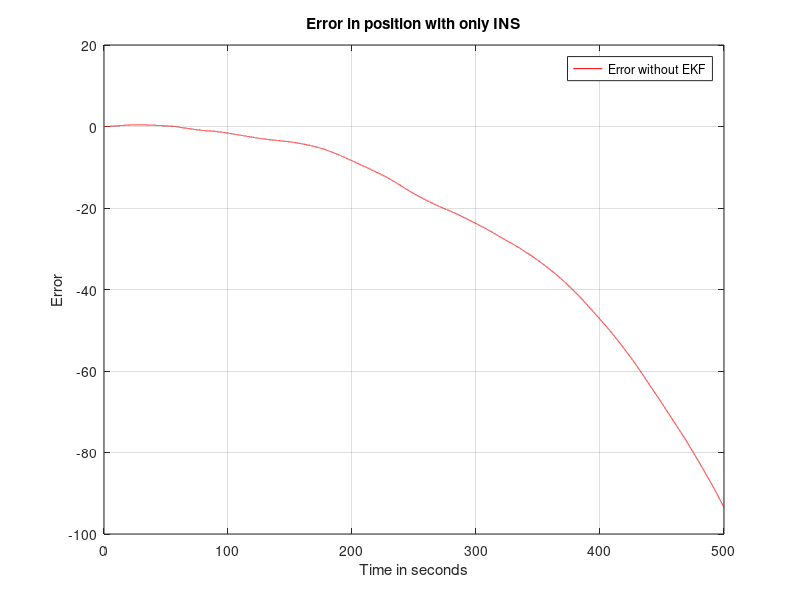

This figure's MATLAB source:

% Part (a), calculation of difference between state estimator and true
% state. The state vector is [p,v,b] where p is postion, v is velocity and b is bias
% pdot=v
% vdot=a
% acc_measurement=actual acc+bias+noise
% bias_dot=wb (zero mean Gaussian random walk)
% Plots difference between actual state and estimated state. It will diverge due to noise
delt=0.01;
initial_state_err=[0;0;0];
err_state_matrix=zeros(3,(500/delt)+1);
err_state_matrix(:,1)=initial_state_err; % at time 0
phi=[0 1 0;0 0 -1;0 0 0];
B=[0;0;1];
C=[0;-1;0];
noise_b=normrnd(0,10^(-3),[1,500/delt]);
noise_gamma=normrnd(0,0.05,[1,500/delt]);

% Part 2_covariance matrix
bias=[0 0 0;0 0 0;0 0 1]; % B*wb*wb'*B'
gamma=[0 0 0;0 1 0;0 0 0]; % C*gamma*gamma'*C'

covariance_matrix=zeros(3,3);
for_plot_covariance=zeros(3,(500/delt)+1);
iden=[1 0 0;0 1 0;0 0 1];
phi_discrete=(phi*delt+iden);
for i=2:50001
    col_no=i;
    err_state_matrix(:,col_no)=phi_discrete*err_state_matrix(:,col_no-1)+B*delt*noise_b(col_no-1)+C*delt*noise_gamma(col_no-1);
    covariance_matrix=(phi_discrete*covariance_matrix*phi_discrete')+(bias)*(noise_b(col_no-1)*delt)^2+(gamma)*(noise_gamma(col_no-1)*delt)^2;
    for_plot_covariance(:,col_no)=[covariance_matrix(1,1);covariance_matrix(2,2);covariance_matrix(3,3)];
end
plot(0:0.01:500,err_state_matrix(1,1:50001),'r')
legend('Error without EKF')
xlabel('Time in seconds')
ylabel('Error')
title('Error in position with only INS')
%plot(0:0.01:500,err_state_matrix(2,1:50001),'-b')
%plot(0:0.01:500,err_state_matrix(3,1:50001))
hold on
grid on
